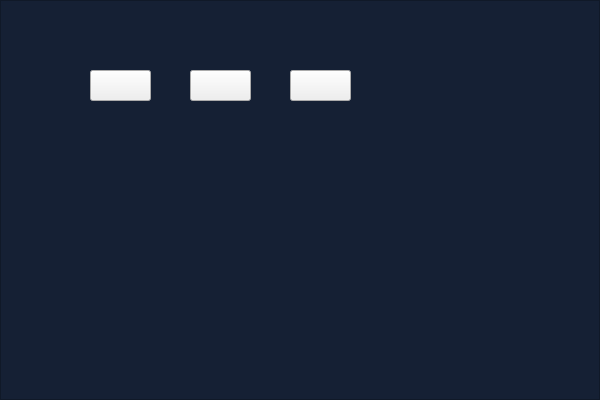
<?xml version="1.0" encoding="UTF-8"?>
<ui version="4.0">
 <class>ButtonBaseClass</class>
 <widget class="QWidget" name="ButtonBaseClass">
  <property name="geometry">
   <rect>
    <x>0</x>
    <y>0</y>
    <width>600</width>
    <height>400</height>
   </rect>
  </property>
  <property name="windowTitle">
   <string>ButtonBase</string>
  </property>
  <layout class="QGridLayout" name="gridLayout">
   <property name="leftMargin">
    <number>0</number>
   </property>
   <property name="topMargin">
    <number>0</number>
   </property>
   <property name="rightMargin">
    <number>0</number>
   </property>
   <property name="bottomMargin">
    <number>0</number>
   </property>
   <property name="spacing">
    <number>0</number>
   </property>
   <item row="0" column="0">
    <widget class="QFrame" name="frame">
     <property name="styleSheet">
      <string notr="true">#frame
{
	background: #152034;
}</string>
     </property>
     <property name="frameShape">
      <enum>QFrame::StyledPanel</enum>
     </property>
     <property name="frameShadow">
      <enum>QFrame::Raised</enum>
     </property>
     <widget class="SwitchButton" name="toolButtonV1">
      <property name="geometry">
       <rect>
        <x>90</x>
        <y>70</y>
        <width>61</width>
        <height>31</height>
       </rect>
      </property>
      <property name="text">
       <string/>
      </property>
     </widget>
     <widget class="SwitchButton" name="toolButtonV2">
      <property name="geometry">
       <rect>
        <x>190</x>
        <y>70</y>
        <width>61</width>
        <height>31</height>
       </rect>
      </property>
      <property name="text">
       <string/>
      </property>
     </widget>
     <widget class="SwitchButton" name="toolButtonV3">
      <property name="geometry">
       <rect>
        <x>290</x>
        <y>70</y>
        <width>61</width>
        <height>31</height>
       </rect>
      </property>
      <property name="text">
       <string/>
      </property>
     </widget>
    </widget>
   </item>
  </layout>
 </widget>
 <layoutdefault spacing="6" margin="11"/>
 <customwidgets>
  <customwidget>
   <class>SwitchButton</class>
   <extends>QToolButton</extends>
   <header location="global">switchbutton.h</header>
  </customwidget>
 </customwidgets>
 <resources>
  <include location="ButtonBase.qrc"/>
 </resources>
 <connections/>
</ui>
